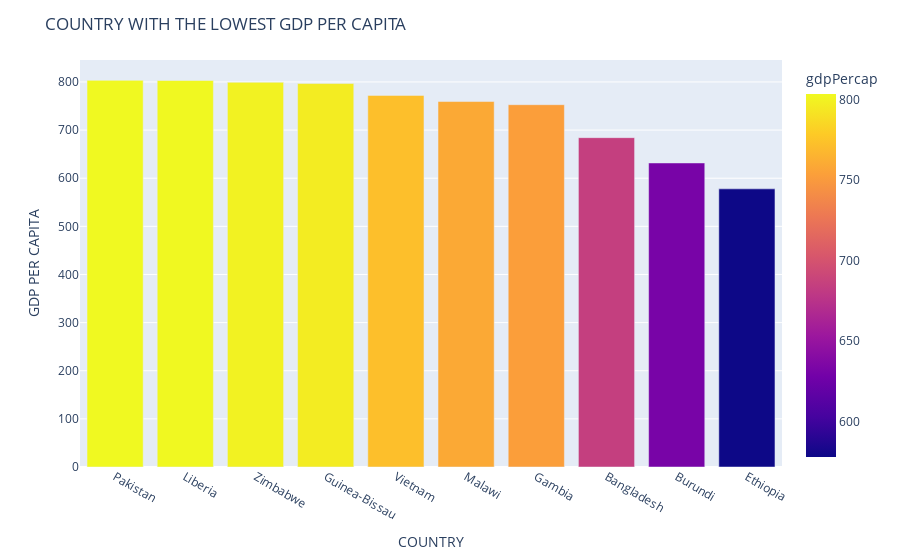

The cell this chart's notebook holds for it:
### Code cell
dfh= df.groupby("country") ["gdpPercap"].max().reset_index()
dfh = dfh.sort_values(by="gdpPercap", ascending=False).tail(10)
fig = px.bar(dfh, x="country", y="gdpPercap", color="gdpPercap")
fig.update_layout(title="COUNTRY WITH THE LOWEST GDP PER CAPITA", xaxis_title="COUNTRY", yaxis_title="GDP PER CAPITA")

### Figure 1 — Plotly figure (JSON) as saved in the notebook; plotly's stock layout.template omitted (floating-point values rounded to 4 significant figures)
{"data": [{"alignmentgroup": "True", "hovertemplate": "country=%{x}<br>gdpPercap=%{marker.color}<extra></extra>", "legendgroup": "", "marker": {"color": [803.3, 803.0, 799.4, 796.7, 772.0, 759.3, 752.7, 684.2, 631.7, 577.9], "coloraxis": "coloraxis", "pattern": {"shape": ""}}, "name": "", "offsetgroup": "", "orientation": "v", "showlegend": false, "textposition": "auto", "type": "bar", "x": ["Pakistan", "Liberia", "Zimbabwe", "Guinea-Bissau", "Vietnam", "Malawi", "Gambia", "Bangladesh", "Burundi", "Ethiopia"], "xaxis": "x", "y": [803.3, 803.0, 799.4, 796.7, 772.0, 759.3, 752.7, 684.2, 631.7, 577.9], "yaxis": "y"}], "layout": {"barmode": "relative", "coloraxis": {"colorbar": {"title": {"text": "gdpPercap"}}, "colorscale": [[0, "#0d0887"], [0.1111, "#46039f"], [0.2222, "#7201a8"], [0.3333, "#9c179e"], [0.4444, "#bd3786"], [0.5556, "#d8576b"], [0.6667, "#ed7953"], [0.7778, "#fb9f3a"], [0.8889, "#fdca26"], [1, "#f0f921"]]}, "legend": {"tracegroupgap": 0}, "margin": {"t": 60}, "title": {"text": "COUNTRY WITH THE LOWEST GDP PER CAPITA"}, "xaxis": {"anchor": "y", "domain": [0, 1], "title": {"text": "COUNTRY"}}, "yaxis": {"anchor": "x", "domain": [0, 1], "title": {"text": "GDP PER CAPITA"}}}}
